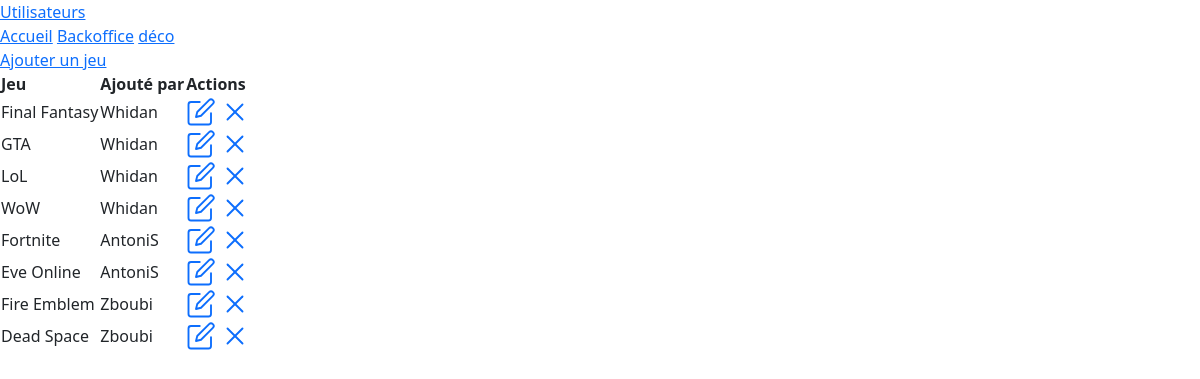
The app's page /backoffice.php (signed in) with its own data.
### tables this page shows
CREATE TABLE `games` (
  `game_id` int NOT NULL,
  `game_name` varchar(255) NOT NULL,
  `game_date` date NOT NULL,
  `game_desc` longtext NOT NULL,
  `game_photo` varchar(255) NOT NULL,
  `cate_name` enum('RPG','FPS','MMO','Strategie','Simulation','Survival Horror') NOT NULL,
  `added` date NOT NULL,
  `user_name` varchar(255) NOT NULL,
  `game_cover` varchar(255) NOT NULL
);

### backoffice.php (the view, shortened to what this page needs)
<?php
if (!isset($_SESSION["user"])) {
    header("Location: index.php");
} else {
    require("connect.php");
    if ($_SESSION["user"]["role"] == "admin") {
        $sql = "SELECT * FROM games";
        $query = $db->prepare($sql);
        $query->execute();
        $result = $query->fetchAll(PDO::FETCH_ASSOC);
        echo "<a href='users.php'>Utilisateurs</a>";
    }
    include "header.php";
    include "navbar.php";
    include "footer.php";
}
?>
<a href="add.php">Ajouter un jeu</a>
<table>
    <th>Jeu</th>
    <th>Ajouté par</th>
    <th>Actions</th>
    <?php
    foreach ($result as $jeu) {
    ?>
        <tr>
            <td><?= $jeu["game_name"] ?></td>
            <td><?= $jeu["user_name"] ?></td>
            <td>
                <a href="edit.php?id=<?= $jeu['game_id'] ?>" class="modif">
                    </a>
                <a href="delete.php?id=<?= $jeu['game_id'] ?>" class="cross">
                    <svg width="30" height="30" fill="none" stroke="currentColor" stroke-linecap="round" stroke-linejoin="round" stroke-width="1.5" viewBox="0 0 24 24" xmlns="http://www.w3.org/2000/svg">
                        <path d="M18 6 6 18"></path>
                        <path d="m6 6 12 12"></path>
                    </svg>
                </a>
            </td>
        </tr>
    <?php
    };
    ?>
</table>

### records on screen
games: game_name "Final Fantasy", user_name "Whidan"
games: game_name "GTA", user_name "Whidan"
games: game_name "LoL", user_name "Whidan"
games: game_name "WoW", user_name "Whidan"
games: game_name "Fortnite", user_name "AntoniS"
games: game_name "Eve Online", user_name "AntoniS"
games: game_name "Fire Emblem", user_name "Zboubi"
games: game_name "Dead Space", user_name "Zboubi"
